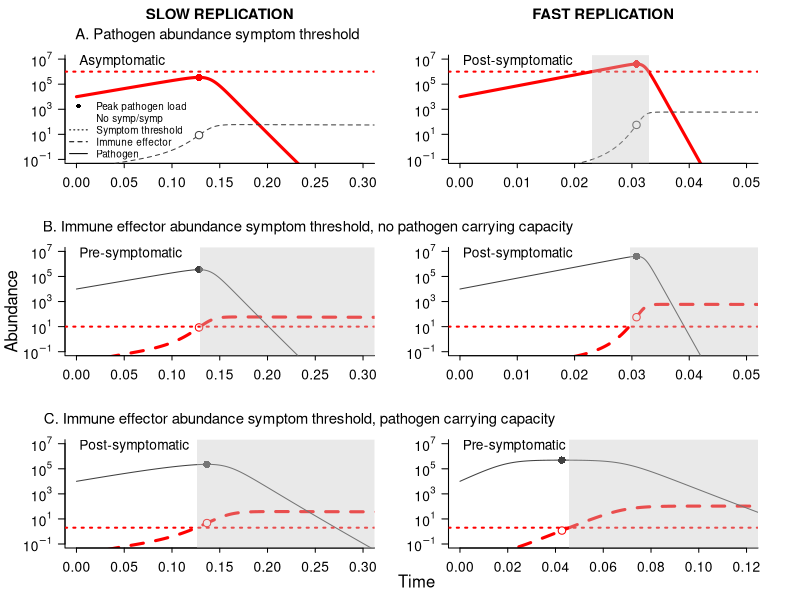
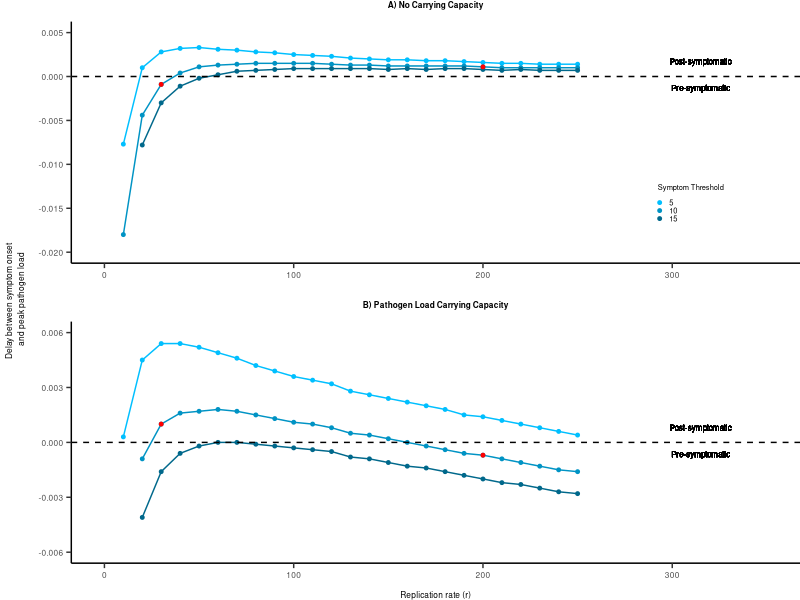
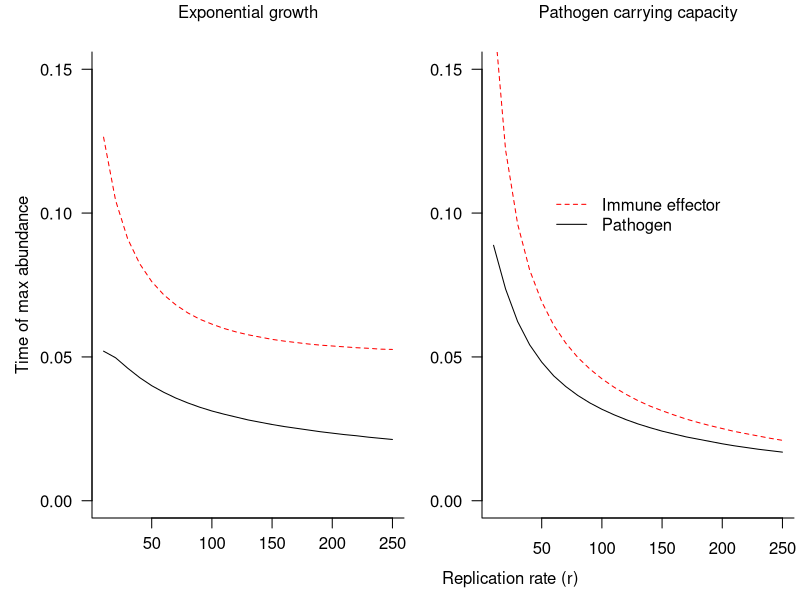

The R source for these figures, in order:
## ---- chunk 1
knitr::opts_chunk$set(echo = TRUE)
## ---- chunk 2
require(deSolve)
require(ggplot2)
require(gridExtra)
library(grid)
require(dplyr)
## ---- chunk 3
transmission.model <- function(t, x, params) {
  P <- x[1]
  X <- x[2]

  with(
    as.list(params),
    {
      dP <- r*P - k*X*P
      dX <- a - d*X + y*k*X*P
    
      res <- c(dP, dX)
      list(res)
    }
  ) 
}

transmission.model.cap <- function(t, x, params) {
  P <- x[1]
  X <- x[2]

  with(
    as.list(params),
    {
      dP <- r*P*(1 - P/(5*10^5)) - k*X*P
      dX <- a - d*X + y*k*X*P
    
      res <- c(dP, dX)
      list(res)
    }
  ) 
}
## ---- chunk 4
get.params <- function(k, r) {
  return(c(y=10^-4, k=k, r=r, a=1, d=.5))
}

desolve_function <- function(tstep, k, r, model, id) {
  time <- seq(0,2, by=tstep)
  params <- get.params(k, r)

  df <- data.frame(lsoda(c(P=id, X=0), time, model, 
                       params))
  
  if(any(df$P <= 0)){
    clearance <- min(which(df$P <= 0))
    df[clearance:length(time),] <- NA
  }
  
  df <- data.frame(time=time, 
                  pathogen=df$P, 
                  immune=df$X, 
                  k=k, r=r, dose=id)
  
  return(df)
}

## ---- chunk 5
peak.pathogenloadtime <- function(df) {
  peak.pl <- max(df$pathogen, na.rm=TRUE)
  return(df[which(df$pathogen==peak.pl),]$time)
}

symptom.onset <- function(df, s.compartment, thresh) {
  symptomatic <- df[which(df[s.compartment] >= thresh),]$time
  if(length(symptomatic) > 0) {
    return(min(symptomatic))
  } else {
    return(NA)
  }
}

symptom.end <- function(df, s.compartment, thresh) {
  symptomatic <- df[which(df[s.compartment] >= thresh),]$time
  if(length(symptomatic) > 0) {
    return(max(symptomatic))
  } else {
    return(NA)
  }
}

delay.calculation <- function(df, symp.thresh) {
  return(peak.pathogenloadtime(df) - symptom.onset(df, 'immune', symp.thresh))
}

## ---- chunk 6
plot.model.simulations <- function(symp.thresh, data, 
                                    cex, label,
                                    xlimlow, xlimhigh, s.compartment) {
  
  col <- 'red'
  
  time <- data$time
  path.load <- data$pathogen
  immune <- data$immune
  peak.load.time <- peak.pathogenloadtime(data)
  
  if (s.compartment == 'pathogen') {
    plot(time, path.load, col=col, xlab="", ylab="", xlim=c(xlimlow, xlimhigh), log='y',
         ylim=10^c(-1, 7), cex.lab=cex, cex.axis=cex, mgp=c(0, 1, 0), 
         yaxt='n', tck=-0.04, type="l", lwd=3, bty='l')
    lines(time, immune, col=gray(0.25), type="l", lty=2)
    points(peak.load.time, path.load[which(time==peak.load.time,)],
         cex=1.5, pch=16, col="red")
    points(peak.load.time, immune[which(time==peak.load.time,)],
         col=gray(0.25), cex=1.5, pch = 21, bg = "white")
    axis(2, cex.axis=cex, at=10^(seq(-1, 7, by=2)), 
     labels=c(expression(10^-1), 
              expression(10^1),
              expression(10^3),
              expression(10^5),
              expression(10^7)), las=2, mgp=c(0, 1, 0))
  } else {
    plot(time, immune, col=col, xlab="", ylab="", xlim=c(xlimlow, xlimhigh), log='y',
         ylim=10^c(-1,7), cex.lab=cex, cex.axis=cex, mgp=c(0, 1, 0), 
         yaxt='n', lty = 2, tck = -0.04, type="l", lwd=3, bty='l')
    lines(time, path.load, col=gray(0.25), type="l")
    points(peak.load.time, immune[which(time==peak.load.time,)],
         cex=1.5, pch = 21, col = "red", bg = "white")
    points(peak.load.time, path.load[which(time==peak.load.time,)],
         col=gray(0.25), pch=16, cex=1.5)
    axis(2, cex.axis=cex, at=10^(seq(-1, 7, by=2)), 
     labels=c(expression(10^-1), 
              expression(10^1),
              expression(10^3),
              expression(10^5),
              expression(10^7)), las=2, mgp=c(0, 1, 0))
  }
  
  abline(h=symp.thresh, lty=3, col=col, lwd=2)
  
  polygon(x=c(symptom.onset(data, 
                            s.compartment,
                            symp.thresh), 
              symptom.onset(data, 
                            s.compartment,
                            symp.thresh),
              symptom.end(data,
                          s.compartment,
                          symp.thresh),
              symptom.end(data,
                          s.compartment,
                          symp.thresh)), 
          y=10^c(-5, 10, 10, -5), 
          col=rgb(200, 200, 200, alpha=100,
                  maxColorValue=255),
          border = NA)
  
  text(0.01 * (xlimhigh - xlimlow) + xlimlow, 10^(.85 * (8)) + 10^-1, 
       labels=label, cex=cex, adj=0)
}

data.lowreplication.nocap <- desolve_function(tstep=10^-4, 
                            k=3.5, r=30, model=transmission.model, id=10^4)
data.highreplication.nocap <- desolve_function(tstep=10^-4, 
                             k=3.5, r=200, model=transmission.model, id=10^4) 

data.lowreplication.cap <- desolve_function(tstep=10^-4, 
                            k=3.5, r=30, model=transmission.model.cap, id=10^4)
data.highreplication.cap <- desolve_function(tstep=10^-4, 
                             k=3.5, r=200, model=transmission.model.cap, id=10^4) 

path.symp.thresh <- 10^6
immune.sympthresh <- 10
immune.pathcap.sympthresh <- 2
cex <- 1.25
cex_labels <- 0.9

{
  tiff(filename="Model Schematics.tiff", height=7.5, width=6.5,
      units="in", res=500)
  
  par(mfrow=c(3, 2), oma=c(0, 2.5, 1.75, 0), mai=c(0.52, 0.32, 0.32, 0.42))
    
  plot.model.simulations(symp.thresh = path.symp.thresh,
                         data = data.lowreplication.nocap, 
                         cex = cex, 
                         label = "Asymptomatic", 
                         xlimlow = 0, xlimhigh = 0.3, 
                         s.compartment = 'pathogen')
  
  legend(-0.01, 10^4.2, legend=c('Peak pathogen load', 
                             'No symp/symp',
                             'Symptom threshold',
                             'Immune effector', 
                             'Pathogen'
                           ), 
         lty=c(NA, NA, 3, 2, 1), pch=c(16, NA, NA, NA, NA), bty="n",
         xpd=TRUE, cex=0.9)
  
  mtext(text="SLOW REPLICATION", font=2, side=3, line=2.5, cex=cex_labels)
  
  mtext(text="A. Pathogen abundance symptom threshold", side=3, line=1, 
        cex=cex_labels, adj=0.4)
  
  plot.model.simulations(symp.thresh = path.symp.thresh, 
                         data = data.highreplication.nocap, 
                         cex = cex, 
                         label = "Post-symptomatic", 
                         xlimlow = 0, xlimhigh = 0.05, 
                         s.compartment = 'pathogen')
  
  mtext(text="FAST REPLICATION", font=2, side=3, line=2.5, cex=cex_labels)
  
  plot.model.simulations(symp.thresh = immune.sympthresh, 
                         data = data.lowreplication.nocap, 
                         cex = cex, 
                         label = "Pre-symptomatic", 
                         xlimlow = 0, xlimhigh = 0.3, 
                         s.compartment = 'immune')
  
  mtext(text="B. Immune effector abundance symptom threshold, no pathogen carrying capacity", 
        side=3, line=1, cex=cex_labels, adj=0.1)
  
  plot.model.simulations(symp.thresh = immune.sympthresh, 
                         data = data.highreplication.nocap, 
                         cex = cex, 
                         label = "Post-symptomatic", 
                         xlimlow = 0, xlimhigh = 0.05, 
                         s.compartment = 'immune')
  
  plot.model.simulations(symp.thresh = immune.pathcap.sympthresh, 
                         data = data.lowreplication.cap, 
                         cex = cex, 
                         label = "Post-symptomatic",
                         xlimlow = 0, xlimhigh = 0.3, 
                         s.compartment = 'immune')
  
  mtext(text="C. Immune effector abundance symptom threshold, pathogen carrying capacity", 
        side=3, line=1, cex=cex_labels, adj=0.105)
  
  plot.model.simulations(symp.thresh = immune.pathcap.sympthresh, 
                         data = data.highreplication.cap, 
                         cex = cex, 
                         label = "Pre-symptomatic", 
                         xlimlow = 0, xlimhigh = 0.12, 
                         s.compartment = 'immune')
  
  mtext("Time", side=1, line=-1.75, outer=TRUE, adj=0.5)
  mtext("Abundance", side=2, line=1, outer=TRUE)
     
  dev.off()
}
## ---- chunk 7
get.delays.df <- function(data, param.vals, symp.thresh, var_name) {
  delays.df <- data.frame(placeholder_name=integer(), 
                          delay.symponset.peakload=integer())
  
  names(delays.df)[names(delays.df) == "placeholder_name"] <- var_name
  
  for (v in param.vals) {
    df <- data[data[var_name]==v,]
    delay.symponset.peakload <- delay.calculation(df, symp.thresh)
    dftoadd <- data.frame(v, delay.symponset.peakload)
    names(dftoadd)= c(var_name, "delay.symponset.peakload")
    delays.df <- rbind(delays.df, dftoadd)
  }
  
  delays.df$symp.thresh = symp.thresh
  
  return(delays.df)
}

r_vals <- seq(10, 250, by=10)

varyingr.nocap <- data.frame(k= 3.5, r=r_vals, dose=10^5)
varyingr.nocap <- do.call(rbind, mapply(desolve_function, 
                                  tstep=10^-4, 
                                  k=varyingr.nocap$k, 
                                  r=varyingr.nocap$r, 
                                  id=varyingr.nocap$dose,                                  
                                  MoreArgs=list(model=transmission.model),
                                  SIMPLIFY = FALSE))

varyingr.cap <- data.frame(k= 7, r=r_vals, dose=10^5)
varyingr.cap <- do.call(rbind, mapply(desolve_function, 
                                  tstep=10^-4, 
                                  k=varyingr.cap$k, 
                                  r=varyingr.cap$r, 
                                  id=varyingr.cap$dose,                                  
                                  MoreArgs=list(model=transmission.model.cap),
                                  SIMPLIFY = FALSE))

delays.byr.lowsympthresh.nocap <- get.delays.df(data=varyingr.nocap, 
                                          param.vals=r_vals,
                                          symp.thresh=5, 
                                          var_name="r")

delays.byr.medsympthresh.nocap <- get.delays.df(data=varyingr.nocap, 
                                          param.vals=r_vals,
                                          symp.thresh=10, 
                                          var_name="r")

delays.byr.highsympthresh.nocap <- get.delays.df(data=varyingr.nocap, 
                                          param.vals=r_vals,
                                          symp.thresh=15, 
                                          var_name="r")

delays.byr.lowsympthresh.cap <- get.delays.df(data=varyingr.cap, 
                                          param.vals=r_vals,
                                          symp.thresh=1, 
                                          var_name="r")

delays.byr.medsympthresh.cap <- get.delays.df(data=varyingr.cap, 
                                          param.vals=r_vals,
                                          symp.thresh=2, 
                                          var_name="r")

delays.byr.highsympthresh.cap <- get.delays.df(data=varyingr.cap, 
                                          param.vals=r_vals,
                                          symp.thresh=3, 
                                          var_name="r")

plot.varyingr <- function(delaysbyr1, delaysbyr2, delaysbyr3, size, ylow, yhigh,
                          xlow, xhigh) {
  highlighted_points <- delaysbyr2[delaysbyr2$r==30 | delaysbyr2$r==200,]
  
  return(ggplot(delaysbyr1, aes(x=r, y=delay.symponset.peakload, 
                         color = as.character(symp.thresh))) + theme_classic() +
    theme(
          plot.title = element_text(hjust = 0.5, vjust = 3, size=size,
                                    face="bold"), 
          plot.margin = unit(c(0.05, 0, 0, -0.05),"in"),
          axis.title.y = element_text(margin = margin(r=4), size=size),
          axis.title.x = element_text(margin = margin(t=8), size=size),
          axis.text.x = element_text(size=size, margin = margin(t=2)),
          axis.text.y = element_text(size=size, margin = margin(r=2)),
          axis.ticks.length=unit(0.05, "in"),
          legend.key.size = unit(0.001, "in"),
          legend.text = element_text(size=size * .9),
          legend.title = element_text(size=size * .9),
          legend.position = c(0.85, 0.25)) +
      ylim(ylow, yhigh) + 
    xlim(xlow, xhigh) +
  geom_point(size=1) + 
    geom_line() + geom_point(data=delaysbyr2, size=1) + 
    geom_line(data=delaysbyr2) + geom_point(data=delaysbyr3, size=1) +
    geom_line(data=delaysbyr3) +
  geom_hline(yintercept=0, linetype="dashed", color="black") +
    geom_point(data=highlighted_points, aes(x=r, y=delay.symponset.peakload), color="red", size=1)) 
}

cols <- colorRampPalette(c("deepskyblue", "deepskyblue4"))
cols <- cols(3)

plot.varyingr.nocap <- plot.varyingr(delays.byr.lowsympthresh.nocap, 
              delays.byr.medsympthresh.nocap, 
              delays.byr.highsympthresh.nocap, 
              size=6, 
              ylow=-.02, 
              yhigh=.005, 
              xlow=0, 
              xhigh=350) + 
  ggtitle("A) No Carrying Capacity") + 
  xlab("") +
  ylab("") +
  geom_text(aes(x=315, y=-0.0013, label = "Pre-symptomatic"),
                color="black", size=2) +
  geom_text(aes(x=315, y=0.0017, label = "Post-symptomatic"),
                color="black", size=2) +
  scale_color_manual(name="Symptom Threshold", values = c("5"= cols[1], 
                                                          "10"= cols[2], 
                                                          "15"= cols[3]),
                     limits=c("5", "10", "15"))
  

plot.varyingr.cap <- plot.varyingr(delays.byr.lowsympthresh.cap,
              delays.byr.medsympthresh.cap, 
              delays.byr.highsympthresh.cap, 
              size=6, 
              ylow=-.006, 
              yhigh=.006, 
              xlow=0, 
              xhigh=350) + 
  ggtitle("B) Pathogen Load Carrying Capacity") +
  xlab("Replication rate (r)") + 
  ylab("") +
  geom_text(aes(x=315, y=-0.00065, label = "Pre-symptomatic"),
                color="black", size=2) +
  geom_text(aes(x=315, y=0.0008, label = "Post-symptomatic"),
                color="black", size=2) + 
  scale_color_manual(name="Symptom Threshold", values = c("1"= cols[1], 
                                                          "2"= cols[2], 
                                                          "3"= cols[3])) +
  theme(legend.position="none")

tiff(file="Delays varying r.tiff",
           height=3.5, width=3.5, units="in", res=500)
grid.arrange(plot.varyingr.nocap, plot.varyingr.cap, nrow=2, 
             left=textGrob("Delay between symptom onset \n and peak pathogen load",
             gp = gpar(fontsize = 6),
             rot=90))
dev.off()
## ---- chunk 8
peak.immunetime <- function(df) {
  peak.immune <- max(df$immune, na.rm=TRUE)
  return(df[which(df$immune==peak.immune),]$time)
}

get.peaktimes.df <- function(data) {
  peaktimes.df <- data.frame()
  
  for (r in r_vals) {
    df <- data[data$r==r,]
    pathogen.peaktime <- peak.pathogenloadtime(df)
    immune.peaktime <- peak.immunetime(df)
    dftoadd <- data.frame(r, pathogen.peaktime, immune.peaktime)
    peaktimes.df <- rbind(peaktimes.df, dftoadd)
  }
  
  return(peaktimes.df)
}

peaktimes.cap <- get.peaktimes.df(varyingr.cap)
peaktimes.nocap <- get.peaktimes.df(varyingr.nocap)

{
  tiff(filename="Pathogen and immune peak times.tiff", height=3.5, width=6.5,
      units="in", res=500)
  
  par(mfrow=c(1, 2), mai=c(0.82, 0.72, 0.52, 0.06), oma=c(0, 1, 0, 0))
  
  plot(pathogen.peaktime ~ r, data=peaktimes.cap, ylim=c(0, 0.15), type="l",
       xlab="", ylab="", yaxt="n", bty="l", 
       mgp=c(2.25, 0.75, 0))
  axis(2, las=2)
  mtext("Time of max abundance", 2, line=3)
  lines(immune.peaktime ~ r, data=peaktimes.cap, col="red", lty=2)
  
  mtext("Exponential growth", side=3, line=1.5)
  
  mtext("Replication rate (r)", side=1, line=2.5, adj=2)
  
  plot(pathogen.peaktime ~ r, data=peaktimes.nocap, ylim=c(0, 0.15), type="l",
       xlab="", ylab="", yaxt="n", bty="l")
  axis(2, las=2)
  lines(immune.peaktime ~ r, data=peaktimes.nocap, col="red", lty=2)
  
  mtext("Pathogen carrying capacity", side=3, line=1.5)
  
  legend(50, 0.11, legend=c('Immune effector',
                             'Pathogen'), 
         lty=c(2, 1), col=c("red", "black"), bty="n")
  
  dev.off()
}
